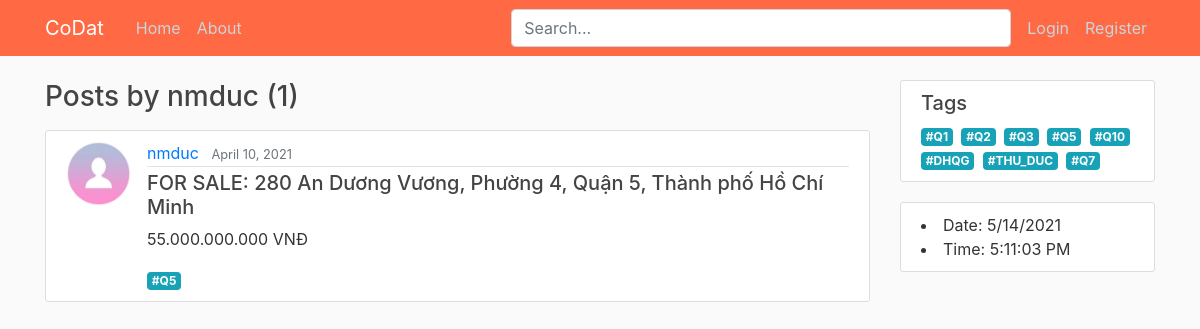
Page /user/nmduc on the committed database.
### HomePage/models.py (models this page shows, shortened)
class Post(models.Model):
    status = models.CharField(max_length=10, choices=STATUS)
    price = models.CharField(max_length=40)
    address = models.CharField(max_length=100)
    description = models.TextField()
    date_posted = models.DateTimeField(default=timezone.now)
    tags = TaggableManager(blank=True)
    author = models.ForeignKey(User, on_delete=models.CASCADE)
    likes = models.ManyToManyField(User, related_name="blog_posts")

### users/models.py (models this page shows, shortened)
class Profile(models.Model):
	user = models.OneToOneField(User, on_delete=models.CASCADE)
	image = models.ImageField(default='default.jpg', upload_to='profile_pics')
	phone_number = models.CharField(max_length=12, blank=True)
	bank = models.CharField(max_length=30, blank=True)
	bank_number = models.CharField(max_length=20, blank=True)

### HomePage/views.py (the view)
# urls.py: path('user/<str:username>', UserPostListView.as_view(), name='user-posts'),
class UserPostListView(TagMixin, ListView):
    model = Post
    template_name = 'HomePage/user_posts.html' # <app>/<model>_<viewtype>.html
    context_object_name = 'posts'
    ordering = ['-date_posted']
    paginate_by = 3
    def get_queryset(self):
        user = get_object_or_404(User, username=self.kwargs.get('username'))
        return Post.objects.filter(author=user).order_by('-date_posted')

### HomePage/views.py (called while the page is built)
    def get_context_data(self, **kwargs):
        context = super(TagMixin, self).get_context_data(**kwargs)
        context['tags'] = Tag.objects.all()
        return context

### HomePage/templates/HomePage/user_posts.html (shortened to what this page needs)
{% extends "HomePage/base.html" %}
{% block content %}
    <h3 class="mb-3">Posts by {{ view.kwargs.username }} ({{ page_obj.paginator.count }})</h3>
    {% for post in posts %}
        <article class="media content-section">
            <img class="rounded-circle article-img" src="{{ post.author.profile.image.url }}">
            <div class="media-body">
                <div class="article-metadata">
                    <a class="mr-2" href="{% url 'user-posts' post.author.username %}">{{ post.author }}</a>
                    <small class="text-muted">{{ post.date_posted|date:"F d, Y" }}</small>
                </div>
                <h5><a class="article-address" href="{% url 'post-detail' post.id %}">
                    {{ post.status }}: {{ post.address }}
                </a></h5>
                <p>{{ post.price }}</p>
                {% for tag in post.tags.all %}
                    <a href="{% url 'tag-posts' tag.slug %}" class="mr-1 badge badge-info">#{{ tag }}</a>
                {% endfor %}
            </div>
        </article>
    {% endfor %}
{% endblock content %}

### HomePage/templates/HomePage/base.html (shortened to what this page needs)
{% load static %}
<!DOCTYPE html>
<html>
<head>
    <link rel="stylesheet" href="https://maxcdn.bootstrapcdn.com/bootstrap/4.0.0/css/bootstrap.min.css">
    <link rel="stylesheet" type="text/css" href="{% static 'HomePage/main.css' %}">
</head>
<body>
    <header class="site-header">
        <nav class="navbar navbar-expand-md navbar-dark bg-steel fixed-top">
            <div class="container">
                <a class="navbar-brand mr-4" href="{% url 'home-page' %}">CoDat</a>
                <div class="collapse navbar-collapse" id="navbarToggle">
                    <div class="navbar-nav mr-auto">
                        <a class="nav-item nav-link" href="{% url 'home-page' %}">Home</a>
                        <a class="nav-item nav-link" href="{% url 'home-about' %}">About</a>
                    </div>
                    <div class="search-bar mr-sm-2">
                        <form action="{% url 'home-page' %}">
                            <input class="form-control" type="search" placeholder="Search..." aria-label="Search" name="search">
                        </form>
                    </div>
                    <div class="navbar-nav">
                        {% if user.is_authenticated %}
                            <a class="nav-item nav-link" href="{% url 'post-create' %}">New Post</a>
                            <a class="nav-item nav-link" href="{% url 'profile' %}">{{ user.username }}</a>
                            <a class="nav-item nav-link" href="{% url 'logout' %}">Logout</a>
                        {% else %}
                            <a class="nav-item nav-link" href="{% url 'login' %}?next={{request.path}}">Login</a>
                            <a class="nav-item nav-link" href="{% url 'register' %}">Register</a>
                        {% endif %}
                    </div>
                </div>
            </div>
        </nav>
    </header>
    <main role="main" class="container">
        <div class="row">
            <div class="col-md-9">
                {% block content %}{% endblock %}
            </div>
            <div class="col-md-3">
                <div class="content-section">
                    <h5>Tags</h5>
                    {% for tag in tags %}
                        <a href="{% url 'tag-posts' tag.slug %}" class="mr-1 badge badge-info">#{{ tag }}</a>
                    {% endfor %}
                </div>
                <div class="content-section">
                    <li>Date: <span id="date"></span></li>
                    <li>Time: <span id="time"></li>
                </div>
            </div>
        </div>
    </main>
</body>
</html>

### HomePage/static/HomePage/main.css (style rules this page uses)
body { background: #fafafa; color: #333333; margin-top: 5rem; }
h1, h2, h3, h4, h5, h6 { color: #444444; }
.bg-steel { background-color: #ff6943; }
.site-header .navbar-nav .nav-link { color: #cbd5db; }
.content-section { background: #ffffff; padding: 10px 20px; border: 1px solid #dddddd; border-radius: 3px; margin-bottom: 20px; }
.article-address { color: #444444; }
.article-img { height: 65px; width: 65px; margin-right: 16px; }
.article-metadata { padding-bottom: 1px; margin-bottom: 4px; border-bottom: 1px solid #e3e3e3 }
.search-bar { max-width: 500px; width: 100%; }
form { width: 100%; }
.row::after { clear: both; display: table; }

### rows in the picture
Post: author.profile.image (placeholder picture), author "nmduc", date_posted "April 10, 2021", status "FOR SALE", address "280 An Dương Vương, Phường 4, Quận 5, Thành phố Hồ Chí Minh", price "55.000.000.000 VNĐ"
Tag: name "Q5"
Tag: name "Q1"
Tag: name "Q2"
Tag: name "Q3"
Tag: name "Q10"
Tag: name "DHQG"
Tag: name "THU_DUC"
Tag: name "Q7"

### other values in the picture
{{ view.kwargs.username }} "nmduc"
{{ page_obj.paginator.count }} "1"
